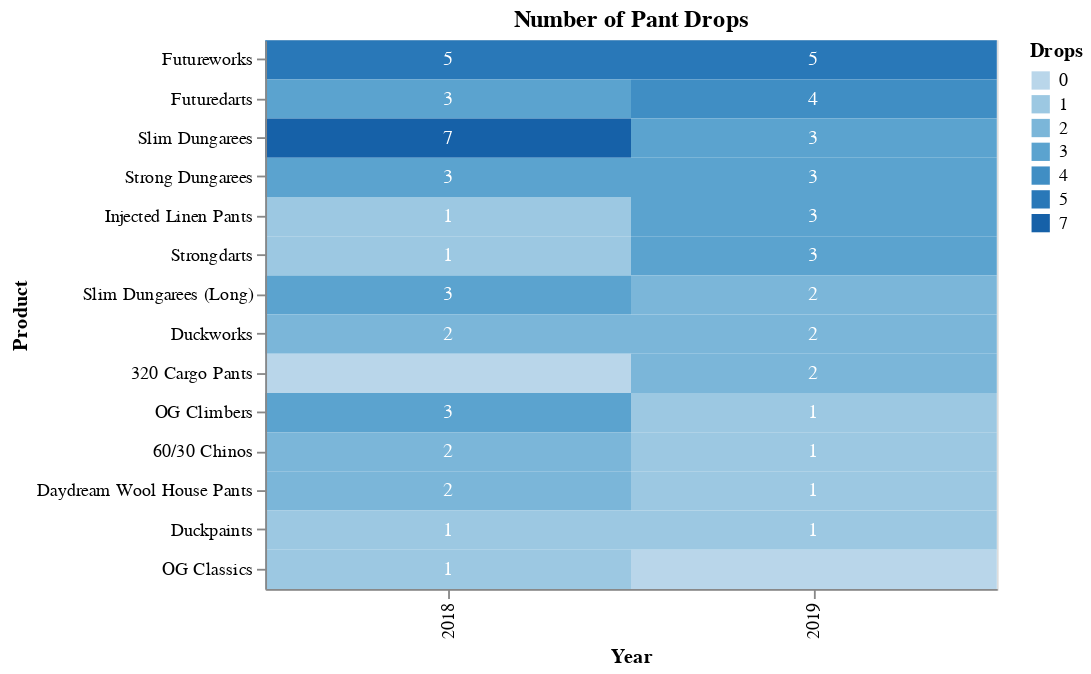

Notebook source saved alongside this figure:
### Markdown cell above
However, this year, SDs have been overtaken. Although they were the most reupped pants last year, this year, both Futureworks and Futuredarts were reupped more. This year, the Injected Linen Pants, a warm-weather, seasonal product, was reupped as many times as the SDs.

### Code cell
reups_2018_19 = reups_df.loc[:,2018:2019].dropna(how='all')
plots.drop_chart(reups_2018_19.loc[('Bottom', 'Pants')].sort_values([2019, 2018], ascending=False)).properties(title='Number of Pant Drops')

### Figure 1 — Vega-Lite specification as saved in the notebook (floating-point values rounded to 4 significant figures)
{"$schema": "https://vega.github.io/schema/vega-lite/v3.4.0.json", "config": {"mark": {"tooltip": null}, "view": {"height": 300, "width": 400}}, "data": {"name": "data-affa2615d4d036485af39cb21f87fbd3"}, "datasets": {"data-affa2615d4d036485af39cb21f87fbd3": [{"Drops": 5, "Product": "Futureworks", "Year": 2018, "Year Drop Total": 34, "Year Product Count": 13}, {"Drops": 3, "Product": "Futuredarts", "Year": 2018, "Year Drop Total": 34, "Year Product Count": 13}, {"Drops": 7, "Product": "Slim Dungarees", "Year": 2018, "Year Drop Total": 34, "Year Product Count": 13}, {"Drops": 3, "Product": "Strong Dungarees", "Year": 2018, "Year Drop Total": 34, "Year Product Count": 13}, {"Drops": 1, "Product": "Injected Linen Pants", "Year": 2018, "Year Drop Total": 34, "Year Product Count": 13}, {"Drops": 1, "Product": "Strongdarts", "Year": 2018, "Year Drop Total": 34, "Year Product Count": 13}, {"Drops": 3, "Product": "Slim Dungarees (Long)", "Year": 2018, "Year Drop Total": 34, "Year Product Count": 13}, {"Drops": 2, "Product": "Duckworks", "Year": 2018, "Year Drop Total": 34, "Year Product Count": 13}, {"Drops": 0, "Product": "320 Cargo Pants", "Year": 2018, "Year Drop Total": 34, "Year Product Count": 13}, {"Drops": 3, "Product": "OG Climbers", "Year": 2018, "Year Drop Total": 34, "Year Product Count": 13}, {"Drops": 2, "Product": "60/30 Chinos", "Year": 2018, "Year Drop Total": 34, "Year Product Count": 13}, {"Drops": 2, "Product": "Daydream Wool House Pants", "Year": 2018, "Year Drop Total": 34, "Year Product Count": 13}, {"Drops": 1, "Product": "Duckpaints", "Year": 2018, "Year Drop Total": 34, "Year Product Count": 13}, {"Drops": 1, "Product": "OG Classics", "Year": 2018, "Year Drop Total": 34, "Year Product Count": 13}, {"Drops": 5, "Product": "Futureworks", "Year": 2019, "Year Drop Total": 31, "Year Product Count": 13}, {"Drops": 4, "Product": "Futuredarts", "Year": 2019, "Year Drop Total": 31, "Year Product Count": 13}, {"Drops": 3, "Product": "Slim Dungarees", "Year": 2019, "Year Drop Total": 31, "Year Product Count": 13}, {"Drops": 3, "Product": "Strong Dungarees", "Year": 2019, "Year Drop Total": 31, "Year Product Count": 13}, {"Drops": 3, "Product": "Injected Linen Pants", "Year": 2019, "Year Drop Total": 31, "Year Product Count": 13}, {"Drops": 3, "Product": "Strongdarts", "Year": 2019, "Year Drop Total": 31, "Year Product Count": 13}, {"Drops": 2, "Product": "Slim Dungarees (Long)", "Year": 2019, "Year Drop Total": 31, "Year Product Count": 13}, {"Drops": 2, "Product": "Duckworks", "Year": 2019, "Year Drop Total": 31, "Year Product Count": 13}, {"Drops": 2, "Product": "320 Cargo Pants", "Year": 2019, "Year Drop Total": 31, "Year Product Count": 13}, {"Drops": 1, "Product": "OG Climbers", "Year": 2019, "Year Drop Total": 31, "Year Product Count": 13}, {"Drops": 1, "Product": "60/30 Chinos", "Year": 2019, "Year Drop Total": 31, "Year Product Count": 13}, {"Drops": 1, "Product": "Daydream Wool House Pants", "Year": 2019, "Year Drop Total": 31, "Year Product Count": 13}, {"Drops": 1, "Product": "Duckpaints", "Year": 2019, "Year Drop Total": 31, "Year Product Count": 13}, {"Drops": 0, "Product": "OG Classics", "Year": 2019, "Year Drop Total": 31, "Year Product Count": 13}]}, "layer": [{"encoding": {"color": {"field": "Drops", "type": "ordinal"}, "tooltip": [{"field": "Year Product Count", "type": "quantitative"}, {"field": "Year Drop Total", "type": "quantitative"}], "x": {"field": "Year", "type": "ordinal"}, "y": {"field": "Product", "sort": ["Futureworks", "Futuredarts", "Slim Dungarees", "Strong Dungarees", "Injected Linen Pants", "Strongdarts", "Slim Dungarees (Long)", "Duckworks", "320 Cargo Pants", "OG Climbers", "60/30 Chinos", "Daydream Wool House Pants", "Duckpaints", "OG Classics"], "type": "nominal"}}, "mark": "rect"}, {"encoding": {"color": {"condition": {"test": "(datum.Drops > 0)", "value": "white"}, "value": ""}, "text": {"field": "Drops", "type": "ordinal"}, "x": {"field": "Year", "type": "ordinal"}, "y": {"field": "Product", "sort": ["Futureworks", "Futuredarts", "Slim Dungarees", "Strong Dungarees", "Injected Linen Pants", "Strongdarts", "Slim Dungarees (Long)", "Duckworks", "320 Cargo Pants", "OG Climbers", "60/30 Chinos", "Daydream Wool House Pants", "Duckpaints", "OG Classics"], "type": "nominal"}}, "mark": {"baseline": "middle", "type": "text"}}], "title": "Number of Pant Drops"}
